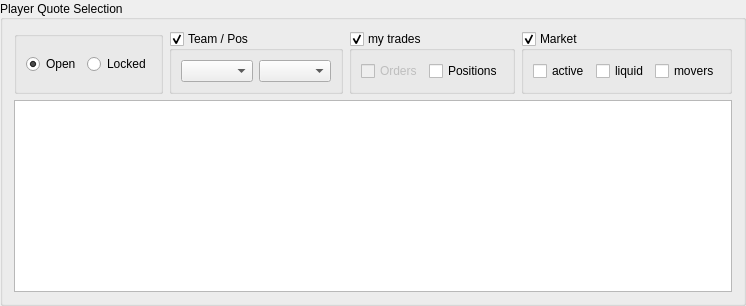
      <widget class="QGroupBox" name="PlayersGroup">
       <property name="sizePolicy">
        <sizepolicy hsizetype="Expanding" vsizetype="Expanding">
         <horstretch>0</horstretch>
         <verstretch>0</verstretch>
        </sizepolicy>
       </property>
       <property name="title">
        <string>Player Quote Selection</string>
       </property>
       <property name="alignment">
        <set>Qt::AlignLeading|Qt::AlignLeft|Qt::AlignVCenter</set>
       </property>
       <property name="flat">
        <bool>false</bool>
       </property>
       <property name="checkable">
        <bool>false</bool>
       </property>
       <property name="checked">
        <bool>false</bool>
       </property>
       <layout class="QGridLayout" name="gridLayout_11">
        <item row="0" column="0">
         <layout class="QVBoxLayout" name="verticalLayout">
          <item>
           <layout class="QHBoxLayout" name="horizontalLayout_20">
            <item>
             <widget class="QGroupBox" name="groupBoxlocked">
              <property name="title">
               <string/>
              </property>
              <layout class="QGridLayout" name="gridLayout_17">
               <item row="0" column="0">
                <layout class="QHBoxLayout" name="horizontalLayout">
                 <item>
                  <widget class="QRadioButton" name="openrb">
                   <property name="sizePolicy">
                    <sizepolicy hsizetype="Preferred" vsizetype="Fixed">
                     <horstretch>0</horstretch>
                     <verstretch>0</verstretch>
                    </sizepolicy>
                   </property>
                   <property name="text">
                    <string>Open</string>
                   </property>
                   <property name="checked">
                    <bool>true</bool>
                   </property>
                   <attribute name="buttonGroup">
                    <string notr="true">buttonGroupOopen</string>
                   </attribute>
                  </widget>
                 </item>
                 <item>
                  <widget class="QRadioButton" name="lockedrb">
                   <property name="sizePolicy">
                    <sizepolicy hsizetype="Preferred" vsizetype="Fixed">
                     <horstretch>0</horstretch>
                     <verstretch>0</verstretch>
                    </sizepolicy>
                   </property>
                   <property name="text">
                    <string>Locked</string>
                   </property>
                   <attribute name="buttonGroup">
                    <string notr="true">buttonGroupOopen</string>
                   </attribute>
                  </widget>
                 </item>
                </layout>
               </item>
              </layout>
             </widget>
            </item>
            <item>
             <widget class="QGroupBox" name="groupBoxPlayerFilterGame">
              <property name="title">
               <string>Team / Pos</string>
              </property>
              <property name="checkable">
               <bool>true</bool>
              </property>
              <layout class="QGridLayout" name="gridLayout_14">
               <item row="0" column="0">
                <layout class="QHBoxLayout" name="horizontalLayout_14">
                 <item>
                  <widget class="QComboBox" name="teamComboFilter"/>
                 </item>
                 <item>
                  <widget class="QComboBox" name="posComboFilter"/>
                 </item>
                </layout>
               </item>
              </layout>
             </widget>
            </item>
            <item>
             <widget class="QGroupBox" name="groupBoxPlayerFilterTrading">
              <property name="title">
               <string>my trades</string>
              </property>
              <property name="flat">
               <bool>false</bool>
              </property>
              <property name="checkable">
               <bool>true</bool>
              </property>
              <layout class="QGridLayout" name="gridLayout_16">
               <property name="sizeConstraint">
                <enum>QLayout::SetDefaultConstraint</enum>
               </property>
               <item row="0" column="0">
                <layout class="QHBoxLayout" name="horizontalLayout_9">
                 <item>
                  <widget class="QCheckBox" name="myorderFilter">
                   <property name="enabled">
                    <bool>false</bool>
                   </property>
                   <property name="text">
                    <string>Orders</string>
                   </property>
                  </widget>
                 </item>
                 <item>
                  <widget class="QCheckBox" name="mypositionsFilter">
                   <property name="text">
                    <string>Positions</string>
                   </property>
                  </widget>
                 </item>
                </layout>
               </item>
              </layout>
             </widget>
            </item>
            <item>
             <widget class="QGroupBox" name="groupBoxPlayerFilterMarket">
              <property name="title">
               <string>Market</string>
              </property>
              <property name="flat">
               <bool>false</bool>
              </property>
              <property name="checkable">
               <bool>true</bool>
              </property>
              <layout class="QGridLayout" name="gridLayout_10">
               <item row="0" column="0">
                <layout class="QHBoxLayout" name="horizontalLayout_19">
                 <property name="sizeConstraint">
                  <enum>QLayout::SetMaximumSize</enum>
                 </property>
                 <item>
                  <widget class="QCheckBox" name="activefilter">
                   <property name="text">
                    <string>active</string>
                   </property>
                  </widget>
                 </item>
                 <item>
                  <widget class="QCheckBox" name="liquidfilter">
                   <property name="text">
                    <string>liquid</string>
                   </property>
                  </widget>
                 </item>
                 <item>
                  <widget class="QCheckBox" name="moversfiler">
                   <property name="text">
                    <string>movers</string>
                   </property>
                  </widget>
                 </item>
                </layout>
               </item>
              </layout>
             </widget>
            </item>
           </layout>
          </item>
          <item>
           <widget class="QTableView" name="playerList">
            <property name="sizePolicy">
             <sizepolicy hsizetype="Preferred" vsizetype="Expanding">
              <horstretch>0</horstretch>
              <verstretch>0</verstretch>
             </sizepolicy>
            </property>
            <property name="sizeAdjustPolicy">
             <enum>QAbstractScrollArea::AdjustIgnored</enum>
            </property>
            <property name="autoScroll">
             <bool>true</bool>
            </property>
            <property name="editTriggers">
             <set>QAbstractItemView::NoEditTriggers</set>
            </property>
            <property name="tabKeyNavigation">
             <bool>false</bool>
            </property>
            <property name="showDropIndicator" stdset="0">
             <bool>false</bool>
            </property>
            <property name="dragDropOverwriteMode">
             <bool>false</bool>
            </property>
            <property name="alternatingRowColors">
             <bool>true</bool>
            </property>
            <property name="selectionMode">
             <enum>QAbstractItemView::SingleSelection</enum>
            </property>
            <property name="selectionBehavior">
             <enum>QAbstractItemView::SelectRows</enum>
            </property>
            <property name="textElideMode">
             <enum>Qt::ElideLeft</enum>
            </property>
            <property name="showGrid">
             <bool>false</bool>
            </property>
            <property name="sortingEnabled">
             <bool>true</bool>
            </property>
            <property name="wordWrap">
             <bool>false</bool>
            </property>
            <attribute name="verticalHeaderVisible">
             <bool>false</bool>
            </attribute>
            <attribute name="verticalHeaderHighlightSections">
             <bool>false</bool>
            </attribute>
           </widget>
          </item>
         </layout>
        </item>
       </layout>
      </widget>
